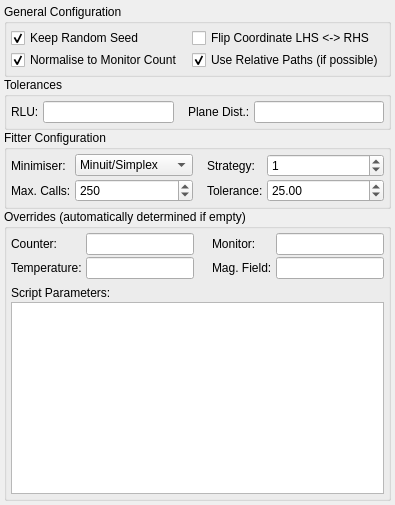
     <widget class="QWidget" name="tabOptions">
      <attribute name="title">
       <string>Options</string>
      </attribute>
      <layout class="QGridLayout" name="gridLayout_13">
       <property name="leftMargin">
        <number>4</number>
       </property>
       <property name="topMargin">
        <number>4</number>
       </property>
       <property name="rightMargin">
        <number>4</number>
       </property>
       <property name="bottomMargin">
        <number>4</number>
       </property>
       <property name="horizontalSpacing">
        <number>2</number>
       </property>
       <property name="verticalSpacing">
        <number>0</number>
       </property>
       <item row="0" column="0">
        <widget class="QGroupBox" name="groupBoxGenCfg">
         <property name="title">
          <string>General Configuration</string>
         </property>
         <layout class="QGridLayout" name="gridLayout_11">
          <property name="leftMargin">
           <number>4</number>
          </property>
          <property name="topMargin">
           <number>4</number>
          </property>
          <property name="rightMargin">
           <number>4</number>
          </property>
          <property name="bottomMargin">
           <number>4</number>
          </property>
          <property name="horizontalSpacing">
           <number>4</number>
          </property>
          <property name="verticalSpacing">
           <number>2</number>
          </property>
          <item row="0" column="0">
           <widget class="QCheckBox" name="checkRnd">
            <property name="text">
             <string>Keep Random Seed</string>
            </property>
            <property name="checked">
             <bool>true</bool>
            </property>
           </widget>
          </item>
          <item row="0" column="1">
           <widget class="QCheckBox" name="checkFlip">
            <property name="text">
             <string>Flip Coordinate LHS &lt;-&gt; RHS</string>
            </property>
           </widget>
          </item>
          <item row="1" column="0">
           <widget class="QCheckBox" name="checkNorm">
            <property name="text">
             <string>Normalise to Monitor Count</string>
            </property>
            <property name="checked">
             <bool>true</bool>
            </property>
           </widget>
          </item>
          <item row="1" column="1">
           <widget class="QCheckBox" name="checkRel">
            <property name="text">
             <string>Use Relative Paths (if possible)</string>
            </property>
            <property name="checked">
             <bool>true</bool>
            </property>
           </widget>
          </item>
         </layout>
        </widget>
       </item>

       <item row="1" column="0">
        <widget class="QGroupBox" name="groupBoxEps">
         <property name="title">
          <string>Tolerances</string>
         </property>
         <layout class="QGridLayout" name="gridLayout_10a">
          <property name="leftMargin">
           <number>4</number>
          </property>
          <property name="topMargin">
           <number>4</number>
          </property>
          <property name="rightMargin">
           <number>4</number>
          </property>
          <property name="bottomMargin">
           <number>4</number>
          </property>
          <property name="horizontalSpacing">
           <number>4</number>
          </property>
          <property name="verticalSpacing">
           <number>2</number>
          </property>

          <item row="0" column="0">
           <widget class="QLabel" name="label_24a">
            <property name="sizePolicy">
             <sizepolicy hsizetype="Fixed" vsizetype="Preferred">
              <horstretch>0</horstretch>
              <verstretch>0</verstretch>
             </sizepolicy>
            </property>
            <property name="text">
             <string>RLU:</string>
            </property>
           </widget>
          </item>

          <item row="0" column="1">
           <widget class="QLineEdit" name="editEpsRlu"/>
          </item>

          <item row="0" column="2">
           <spacer name="horizontalSpacer_2a">
            <property name="orientation">
             <enum>Qt::Horizontal</enum>
            </property>
            <property name="sizeType">
             <enum>QSizePolicy::Fixed</enum>
            </property>
            <property name="sizeHint" stdset="0">
             <size>
              <width>10</width>
              <height>20</height>
             </size>
            </property>
           </spacer>
          </item>

          <item row="0" column="3">
           <widget class="QLabel" name="label_24b">
            <property name="sizePolicy">
             <sizepolicy hsizetype="Fixed" vsizetype="Preferred">
              <horstretch>0</horstretch>
              <verstretch>0</verstretch>
             </sizepolicy>
            </property>
            <property name="text">
             <string>Plane Dist.:</string>
            </property>
           </widget>
          </item>

          <item row="0" column="4">
           <widget class="QLineEdit" name="editEpsPlaneDist"/>
          </item>

         </layout>
        </widget>
       </item>

       <item row="2" column="0">
        <widget class="QGroupBox" name="groupBoxFitter">
         <property name="title">
          <string>Fitter Configuration</string>
         </property>
         <layout class="QGridLayout" name="gridLayout_10">
          <property name="leftMargin">
           <number>4</number>
          </property>
          <property name="topMargin">
           <number>4</number>
          </property>
          <property name="rightMargin">
           <number>4</number>
          </property>
          <property name="bottomMargin">
           <number>4</number>
          </property>
          <property name="horizontalSpacing">
           <number>4</number>
          </property>
          <property name="verticalSpacing">
           <number>2</number>
          </property>
          <item row="0" column="4">
           <widget class="QSpinBox" name="spinStrategy">
            <property name="maximum">
             <number>2</number>
            </property>
            <property name="value">
             <number>1</number>
            </property>
           </widget>
          </item>
          <item row="0" column="0">
           <widget class="QLabel" name="label_21">
            <property name="sizePolicy">
             <sizepolicy hsizetype="Fixed" vsizetype="Preferred">
              <horstretch>0</horstretch>
              <verstretch>0</verstretch>
             </sizepolicy>
            </property>
            <property name="text">
             <string>Minimiser:</string>
            </property>
           </widget>
          </item>
          <item row="1" column="0">
           <widget class="QLabel" name="label_23">
            <property name="sizePolicy">
             <sizepolicy hsizetype="Fixed" vsizetype="Preferred">
              <horstretch>0</horstretch>
              <verstretch>0</verstretch>
             </sizepolicy>
            </property>
            <property name="text">
             <string>Max. Calls:</string>
            </property>
           </widget>
          </item>
          <item row="0" column="3">
           <widget class="QLabel" name="label_22">
            <property name="sizePolicy">
             <sizepolicy hsizetype="Fixed" vsizetype="Preferred">
              <horstretch>0</horstretch>
              <verstretch>0</verstretch>
             </sizepolicy>
            </property>
            <property name="text">
             <string>Strategy:</string>
            </property>
           </widget>
          </item>
          <item row="0" column="1">
           <widget class="QComboBox" name="comboFitter">
            <item>
             <property name="text">
              <string>Minuit/Simplex</string>
             </property>
            </item>
            <item>
             <property name="text">
              <string>Minuit/Migrad</string>
             </property>
            </item>
           </widget>
          </item>
          <item row="1" column="4">
           <widget class="QDoubleSpinBox" name="spinTolerance">
            <property name="maximum">
             <double>9999.000000000000000</double>
            </property>
            <property name="value">
             <double>25.000000000000000</double>
            </property>
           </widget>
          </item>
          <item row="1" column="3">
           <widget class="QLabel" name="label_24">
            <property name="sizePolicy">
             <sizepolicy hsizetype="Fixed" vsizetype="Preferred">
              <horstretch>0</horstretch>
              <verstretch>0</verstretch>
             </sizepolicy>
            </property>
            <property name="text">
             <string>Tolerance:</string>
            </property>
           </widget>
          </item>
          <item row="1" column="1">
           <widget class="QSpinBox" name="spinMaxCalls">
            <property name="maximum">
             <number>9999</number>
            </property>
            <property name="value">
             <number>250</number>
            </property>
           </widget>
          </item>
          <item row="0" column="2">
           <spacer name="horizontalSpacer_2">
            <property name="orientation">
             <enum>Qt::Horizontal</enum>
            </property>
            <property name="sizeType">
             <enum>QSizePolicy::Fixed</enum>
            </property>
            <property name="sizeHint" stdset="0">
             <size>
              <width>10</width>
              <height>20</height>
             </size>
            </property>
           </spacer>
          </item>
         </layout>
        </widget>
       </item>

       <item row="3" column="0">
        <widget class="QGroupBox" name="groupBoxOverrides">
         <property name="title">
          <string>Overrides (automatically determined if empty)</string>
         </property>
         <layout class="QGridLayout" name="gridLayout_12">
          <property name="leftMargin">
           <number>4</number>
          </property>
          <property name="topMargin">
           <number>4</number>
          </property>
          <property name="rightMargin">
           <number>4</number>
          </property>
          <property name="bottomMargin">
           <number>4</number>
          </property>
          <property name="horizontalSpacing">
           <number>4</number>
          </property>
          <property name="verticalSpacing">
           <number>2</number>
          </property>

          <item row="0" column="0">
           <widget class="QLabel" name="label_25">
            <property name="sizePolicy">
             <sizepolicy hsizetype="Fixed" vsizetype="Preferred">
              <horstretch>0</horstretch>
              <verstretch>0</verstretch>
             </sizepolicy>
            </property>
            <property name="text">
             <string>Counter:</string>
            </property>
           </widget>
          </item>

          <item row="0" column="1">
           <widget class="QLineEdit" name="editCounter"/>
          </item>

          <item row="0" column="2">
           <spacer name="horizontalSpacer_3">
            <property name="orientation">
             <enum>Qt::Horizontal</enum>
            </property>
            <property name="sizeType">
             <enum>QSizePolicy::Fixed</enum>
            </property>
            <property name="sizeHint" stdset="0">
             <size>
              <width>10</width>
              <height>20</height>
             </size>
            </property>
           </spacer>
          </item>

          <item row="0" column="3">
           <widget class="QLabel" name="label_26">
            <property name="sizePolicy">
             <sizepolicy hsizetype="Fixed" vsizetype="Preferred">
              <horstretch>0</horstretch>
              <verstretch>0</verstretch>
             </sizepolicy>
            </property>
            <property name="text">
             <string>Monitor:</string>
            </property>
           </widget>
          </item>

          <item row="0" column="4">
           <widget class="QLineEdit" name="editMonitor"/>
          </item>

          <item row="1" column="0">
           <widget class="QLabel" name="label_27">
            <property name="sizePolicy">
             <sizepolicy hsizetype="Fixed" vsizetype="Preferred">
              <horstretch>0</horstretch>
              <verstretch>0</verstretch>
             </sizepolicy>
            </property>
            <property name="text">
             <string>Temperature:</string>
            </property>
           </widget>
          </item>

          <item row="1" column="1">
           <widget class="QLineEdit" name="editTemp"/>
          </item>

          <item row="1" column="3">
           <widget class="QLabel" name="label_28">
            <property name="sizePolicy">
             <sizepolicy hsizetype="Fixed" vsizetype="Preferred">
              <horstretch>0</horstretch>
              <verstretch>0</verstretch>
             </sizepolicy>
            </property>
            <property name="text">
             <string>Mag. Field:</string>
            </property>
           </widget>
          </item>

          <item row="1" column="4">
           <widget class="QLineEdit" name="editField"/>
          </item>

          <item row="2" column="0">
           <spacer name="verticalSpacer">
            <property name="orientation">
             <enum>Qt::Vertical</enum>
            </property>
            <property name="sizeType">
             <enum>QSizePolicy::Fixed</enum>
            </property>
            <property name="sizeHint" stdset="0">
             <size>
              <width>20</width>
              <height>5</height>
             </size>
            </property>
           </spacer>
          </item>

          <item row="3" column="0" colspan="2">
           <widget class="QLabel" name="label_29">
            <property name="text">
             <string>Script Parameters:</string>
            </property>
           </widget>
          </item>

          <item row="4" column="0" colspan="5">
           <widget class="QPlainTextEdit" name="editSqwParams"/>
          </item>

         </layout>
        </widget>
       </item>
      </layout>
     </widget>
